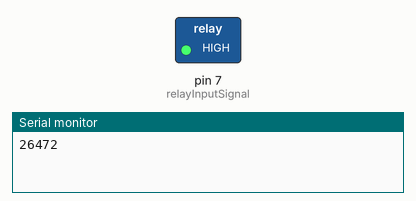
Bench run of a sketch on a simulated Arduino Uno, built with avr-gcc and run on an emulated ATmega328P. On the bench: switched loads named in the sketch (green lamp = pin HIGH), the last lines printed to the serial monitor.

Above: at 2.0 s.
At 6.0 s:
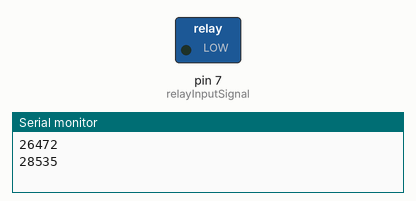
Timing chart, 0 to 10.4 s (numbered marks = the images above):
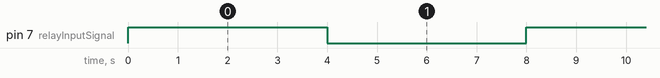

The sketch:

sketch_mar25a.ino
```cpp
// int greenLED = 12;
int relayInputSignal= 7;

void setup() {
  // put your setup code here, to run once:
  // pinMode(greenLED, OUTPUT);
  Serial.begin(9600);
  pinMode(relayInputSignal, OUTPUT);

}

void loop() {
  // put your main code here, to run repeatedly:
  digitalWrite(relayInputSignal, HIGH);
  //digitalWrite(greenLED, HIGH)
  Serial.println('high');
  delay(4000);
  digitalWrite(relayInputSignal, LOW);
  //digitalWrite(greenLED, HIGH)
  Serial.println('low');
  delay(4000);
}
```

Measured:
- by itself, pin 7 (relayInputSignal): alternates HIGH for 4.0 s and LOW for 4.0 s
